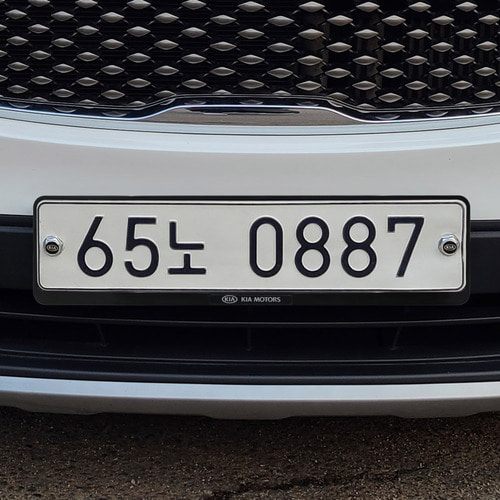
#> input picture numberplate/car4.jpg, 500 x 500 px, given in place of x-raw, format=(string)BGR ! appsink, which was not available
$ python roi-object.py
#> lines starting #> are read from the running program, lines starting #| are printed output that depends on the picture; after the words box and inside, x2 and y2 are one past the last pixel; in counts of white or black regions, pixels touching at a corner belong together; pictures that were not available may be replaced by others from this repository, and a replacement may not be noted
import cv2

FRAME_WIDTH = 1280
FRAME_HEIGHT = 720

ROI = (
    int(FRAME_WIDTH * 0.25),
    int(FRAME_HEIGHT * 0.4),
    int(FRAME_WIDTH * 0.3),
    int(FRAME_WIDTH * 0.3),
)

MIN_OBJECT_AREA = 1500   # 너무 작은 노이즈성 컨투어 무시


def gstreamer_pipeline(
    sensor_id=0,
    capture_width=1280,
    capture_height=720,
    display_width=1280,
    display_height=720,
    framerate=30,
    flip_method=0,
):
    return (
        "nvarguscamerasrc sensor-id=%d ! "
        "video/x-raw(memory:NVMM), width=(int)%d, height=(int)%d, "
        "format=(string)NV12, framerate=(fraction)%d/1 ! "
        "nvvidconv flip-method=%d ! "
        "video/x-raw, width=(int)%d, height=(int)%d, format=(string)BGRx ! "
        "videoconvert ! "
        "video/x-raw, format=(string)BGR ! appsink"
        % (
            sensor_id,
            capture_width,
            capture_height,
            framerate,
            flip_method,
            display_width,
            display_height,
        )
    )


def draw_roi(frame, roi, color=(255, 0, 0), thickness=2):
    x, y, w, h = roi
    cv2.rectangle(frame, (x, y), (x + w, y + h), color, thickness)
    cv2.putText(
        frame, f"ROI ({x},{y},{w},{h})",
        (x, max(y - 10, 20)),
        cv2.FONT_HERSHEY_SIMPLEX, 0.6, color, 2
    )
    return frame


def detect_objects(frame):
    """
    컨투어 기반으로 물체 후보 bbox 목록을 반환.
    (나중에 번호판 검출 로직으로 교체하는 자리)
    """
    gray = cv2.cvtColor(frame, cv2.COLOR_BGR2GRAY)
    blurred = cv2.bilateralFilter(gray, 11, 17, 17)
    edged = cv2.Canny(blurred, 30, 200)

    contours, _ = cv2.findContours(edged, cv2.RETR_TREE, cv2.CHAIN_APPROX_SIMPLE)

    boxes = []
    for c in contours:
        x, y, w, h = cv2.boundingRect(c)
        if w * h >= MIN_OBJECT_AREA:
            boxes.append((x, y, w, h))
    return boxes


def is_inside_roi(box, roi):
    """
    물체 bbox의 중심점이 ROI 내부에 있는지 판정
    """
    bx, by, bw, bh = box
    cx, cy = bx + bw // 2, by + bh // 2

    rx, ry, rw, rh = roi
    return rx <= cx <= rx + rw and ry <= cy <= ry + rh


def draw_objects(frame, boxes, roi):
    for box in boxes:
        x, y, w, h = box
        if is_inside_roi(box, roi):
            color = (0, 255, 0)      # 초록: ROI 안 -> 인식 대상
            label = "인식됨"
        else:
            color = (0, 0, 255)      # 빨강: ROI 밖 -> 무시 대상
            label = "ROI 밖"

        cv2.rectangle(frame, (x, y), (x + w, y + h), color, 2)
        cv2.putText(
            frame, label, (x, max(y - 8, 15)),
            cv2.FONT_HERSHEY_SIMPLEX, 0.5, color, 2
        )
    return frame


def show_camera():
    pipeline = gstreamer_pipeline(flip_method=0)
    print("GStreamer 파이프라인:", pipeline)

    cap = cv2.VideoCapture(pipeline, cv2.CAP_GSTREAMER)

    if not cap.isOpened():
        print("카메라를 열 수 없습니다. 연결 및 파이프라인을 확인하세요.")
        return

    window_name = "CSI Camera"
    cv2.namedWindow(window_name, cv2.WINDOW_AUTOSIZE)

    return cap, window_name


if __name__ == "__main__":
    cap, window_name = show_camera()
    try:
        while True:
            ret, frame = cap.read()
#> frame is the input picture: shape (500, 500, 3); mean B, G, R 81.2, 78.8, 79.1
            if not ret:
                print("프레임을 읽을 수 없습니다.")
                break

            boxes = detect_objects(frame)
#> in detect_objects, `edged = cv2.Canny(blurred, 30, 200)`:
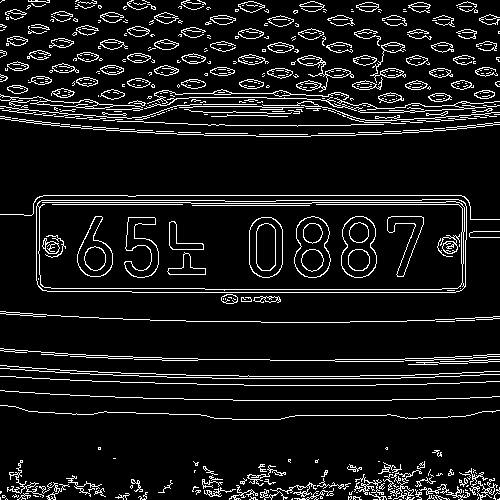
#> edged: shape (500, 500); 9.3% white in thin lines or dots
#> in detect_objects, `contours, _ = cv2.findContours(edged, cv2.RETR_TREE, cv2.CHAIN_APPROX_..`: contours = 787 contours, 606 with area under 20; largest, box (x1, y1, x2, y2) and area: (36, 199, 467, 293) 39320, (37, 199, 467, 290) 37620, (249, 217, 283, 278) 1771, (341, 216, 377, 278) 1757, (294, 216, 331, 278) 1746
#> the loop in detect_objects, `for c in contours:` made 787 passes
#> (x, y, w, h) on passes 8, 10, 11: (353, 496, 9, 4), (348, 496, 4, 4), (320, 496, 3, 3)
#> after the loop in detect_objects, `for c in contours:`: boxes = 32 items, first 6: (0, 405, 500, 15), (0, 390, 500, 11), (0, 376, 500, 10), (0, 368, 500, 11), (0, 365, 500, 12), (0, 348, 500, 14)
            frame = draw_objects(frame, boxes, ROI)
#> the loop in draw_objects, `for box in boxes:` made 32 passes
#> (x, y, w, h, bx in is_inside_roi, by in is_inside_roi, bw in is_inside_roi, bh in is_inside_roi) on passes 1 to 12: (0, 405, 500, 15, 0, 405, 500, 15), (0, 390, 500, 11, 0, 390, 500, 11), (0, 376, 500, 10, 0, 376, 500, 10), (0, 368, 500, 11, 0, 368, 500, 11), (0, 365, 500, 12, 0, 365, 500, 12), (0, 348, 500, 14, 0, 348, 500, 14), (0, 311, 500, 12, 0, 311, 500, 12), (36, 199, 431, 94, 36, 199, 431, 94), (36, 205, 429, 88, 36, 205, 429, 88), (37, 199, 430, 91, 37, 199, 430, 91), (249, 217, 34, 61, 249, 217, 34, 61), (249, 217, 34, 61, 249, 217, 34, 61)
#> box on passes 22 to 27: (77, 216, 36, 61), (0, 195, 500, 25), (117, 121, 267, 6), (0, 116, 500, 21), (0, 104, 202, 16), (262, 101, 238, 20)
#> after the loop in draw_objects, `for box in boxes:`:
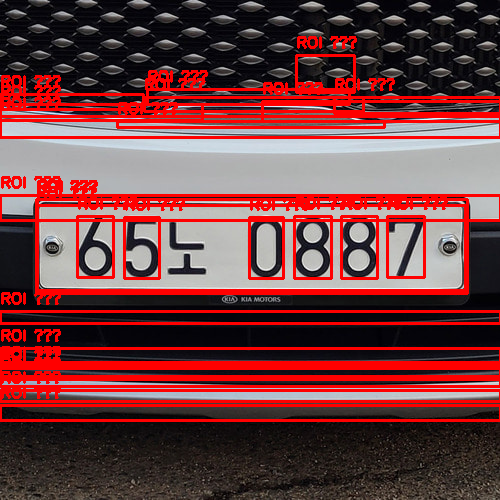
#> frame: shape (500, 500, 3); mean B, G, R 63.6, 62.2, 114
            frame = draw_roi(frame, ROI)
#> in draw_roi, `cv2.putText( frame, f"ROI ({x},{y},{w},{h})", (x, max(y - 10, 20)), cv..`:
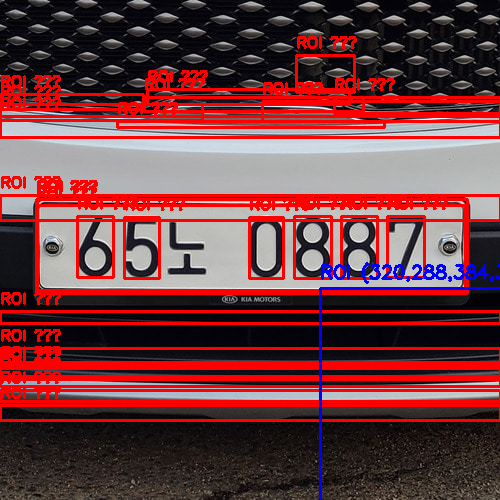
#> frame: shape (500, 500, 3); mean B, G, R 65.3, 61.3, 112.5

            cv2.imshow(window_name, frame)

            keyCode = cv2.waitKey(10) & 0xFF
#> (key q is pressed here)
            if keyCode == ord('q'):
                break
    finally:
        cap.release()
        cv2.destroyAllWindows()
